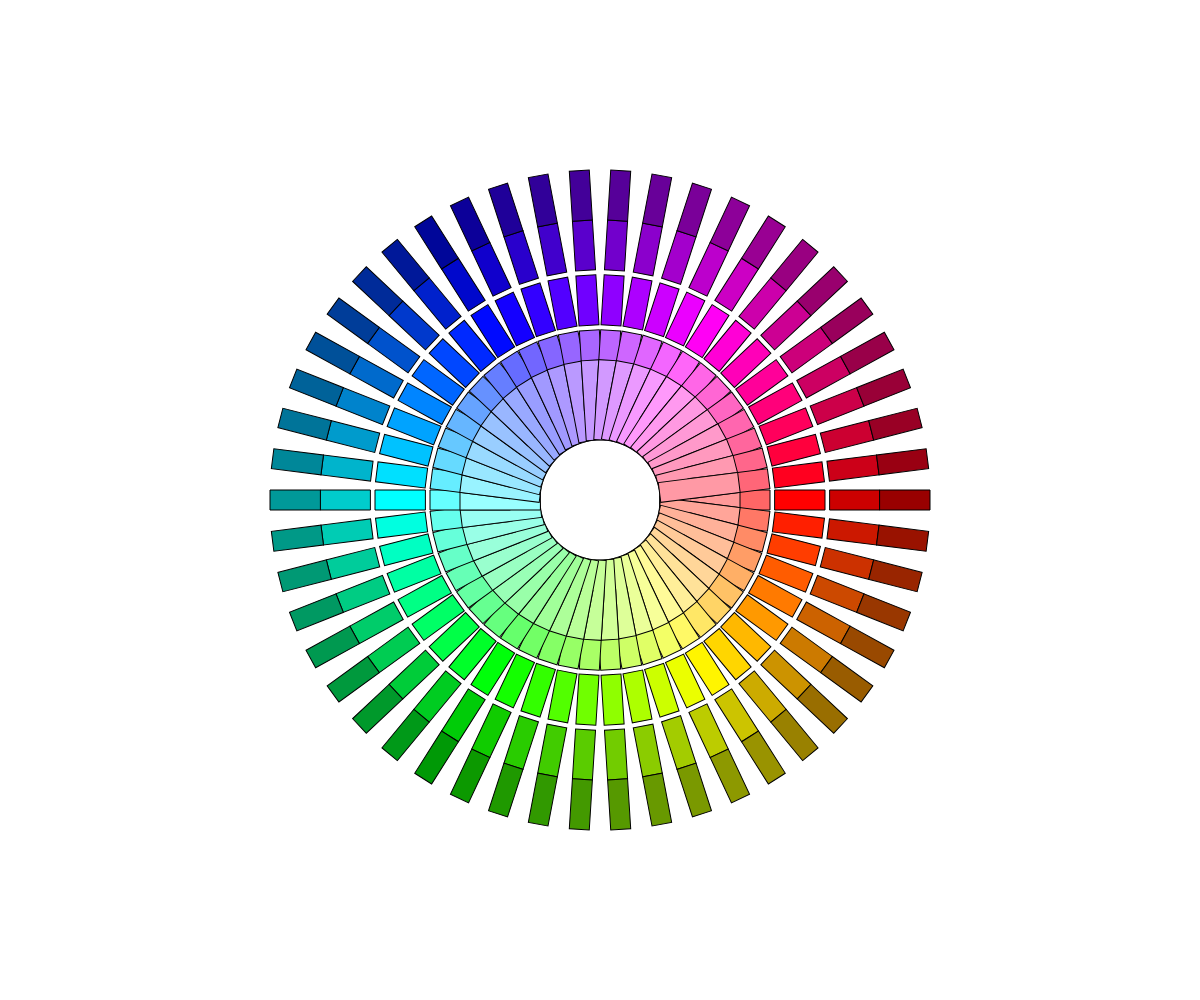
Frame 1 (no input)
Frame 60 (no input): identical to frame 1, image omitted
Frame 120 (the mouse pressed at the canvas centre since frame 60): identical to frame 1, image omitted

The p5.js sketch that drew this single still picture (run headless with seeded random() and noise() and a simulated clock; from frame 60 on, the mouse is pressed at the canvas centre):

// p5.js sketch
// ── sketch.js
function setup() {
  createCanvas(windowWidth, windowHeight);
  colorMode(HSB, 360, 100, 100);
  rectMode(CENTER);
  angleMode(DEGREES);
}

function draw() {
  background(0, 0, 100);

  let amt = 50;
  for (let i = 0; i < amt; i++) {
    push();
    translate(width / 2, height / 2);

    let angle = (360 / amt) * i;
    // let mappedAngle = map(i, 0, amt, 0, 360);

    rotate(angle);
    fill(angle, 100, 100);
    rect(200, 0, 50, 20);

    fill(angle, 60, 100);
    rect(130, 0, 80, 20);

    fill(angle, 40, 100);
    rect(100, 0, 80, 20);

    fill(angle, 100, 80);
    rect(255, 0, 50, 20);

    fill(angle, 100, 60);
    rect(305, 0, 50, 20);

    pop();
  }
}
